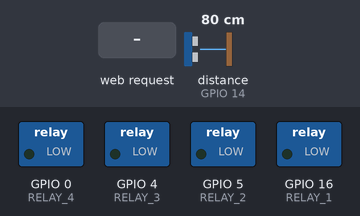
The sketch below on a simulated ESP8266 (NodeMCU). Shown: switched loads named in the sketch (green lamp = pin HIGH). Wiring (inferred from the names in the program): ultrasonic range finder: trigger GPIO 12; echo GPIO 14. The test bench sets the inputs (shaded band); at power-on: distance to the obstacle (sensor on GPIO 14) 80 cm. The echo pulse lasts 58.3 µs per cm; WiFi joins after 1.5 s; servers stay silent unless stated; pins used as bus, display or sensor lines are not drawn; what the sketch prints to the serial monitor is not drawn.

Above: at 2.7 s.
2.8 s: HTTP request GET /1/on received
At 3.2 s:
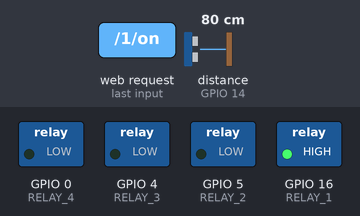
4.3 s: HTTP request GET /2/on received
At 5.5 s:
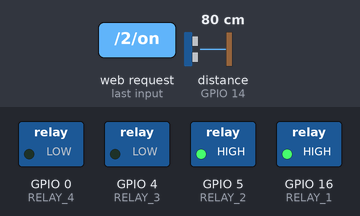
5.8 s: HTTP request GET /1/off received
At 6.8 s:
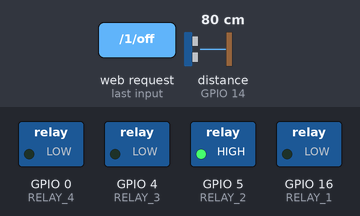
7.3 s: HTTP request GET /3/on received
At 7.8 s:
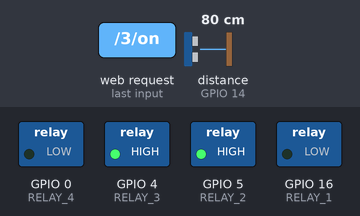
8.8 s: HTTP request GET /2/off received
At 10.0 s:
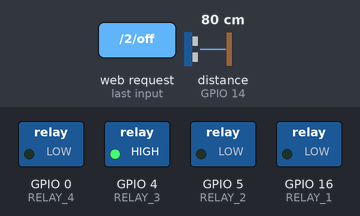
10.3 s: HTTP request GET /4/on received
At 11.2 s:
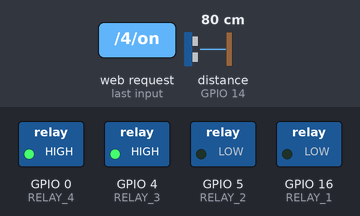
Timing chart, 0 to 12.8 s (numbered marks = the images above; inputs shaded):
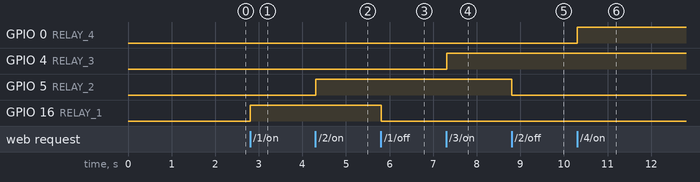

Measured:
- after the input at 2.8 s, GPIO 16 (RELAY_1): LOW → HIGH at once
- after the input at 4.3 s, GPIO 5 (RELAY_2): LOW → HIGH at once
- after the input at 5.8 s, GPIO 16 (RELAY_1): HIGH → LOW at once
- after the input at 7.3 s, GPIO 4 (RELAY_3): LOW → HIGH at once
- after the input at 8.8 s, GPIO 5 (RELAY_2): HIGH → LOW at once
- after the input at 10.3 s, GPIO 0 (RELAY_4): LOW → HIGH at once

The sketch:

sketch_aug13a.ino
```cpp
#include <ESP8266WiFi.h>

const char* ssid     = "Dialog 4G new";
const char* password = "992422505";

WiFiServer server(80);

String header;

String RELAY1_State = "off";
String RELAY2_State = "off";
String RELAY3_State = "off";
String RELAY4_State = "off";

const int RELAY_1 = 16;    //D0
const int RELAY_2 = 5;     //D1
const int RELAY_3 = 4;     //D2
const int RELAY_4 = 0;     //D3
const int trigPin = 12;    //D6
const int echoPin = 14;    //D5
const int buzzer = 13;     //D7

#define SOUND_VELOCITY 0.34
#define CM_TO_INCH 0.393701

long duration;
float distanceCm;
float distanceInch;


unsigned long currentTime = millis();

unsigned long previousTime = 0;

const long timeoutTime = 2000;


void setup() {
  Serial.begin(115200);

  pinMode(RELAY_1, OUTPUT);
  pinMode(RELAY_2, OUTPUT);
  pinMode(RELAY_3, OUTPUT);
  pinMode(RELAY_4, OUTPUT);
  pinMode(trigPin, OUTPUT);
  pinMode(echoPin, INPUT);

  digitalWrite(RELAY_1, LOW);
  digitalWrite(RELAY_2, LOW);
  digitalWrite(RELAY_3, LOW);
  digitalWrite(RELAY_4, LOW);

  Serial.print("Connecting to ");
  Serial.println(ssid);
  WiFi.begin(ssid, password);
  while (WiFi.status() != WL_CONNECTED) {
    delay(500);
    Serial.print(".");
  }

  Serial.println("");
  Serial.println("WiFi connected.");
  Serial.print("IP address : ");
  Serial.println(WiFi.localIP());
  server.begin();
}

void loop(){


  digitalWrite(trigPin, LOW);
  delayMicroseconds(2);
  digitalWrite(trigPin, HIGH);
  delayMicroseconds(10);
  digitalWrite(trigPin, LOW);

  duration = pulseIn(echoPin, HIGH);

  distanceCm = duration * SOUND_VELOCITY/2;

  Serial.print("Distance (cm): ");
  Serial.println(distanceCm);


  if (distanceCm <= 10){
   tone(buzzer,900);
   delay(10);
   noTone(buzzer);
   delay(10);
 }

  WiFiClient client = server.available();

  if (client) {
    Serial.println("New Client");
    String currentLine = "";
    currentTime = millis();
    previousTime = currentTime;
    while (client.connected() && currentTime - previousTime <= timeoutTime) {
      currentTime = millis();
      if (client.available()) {
        char c = client.read();
        Serial.write(c);
        header += c;
        if (c == '\n') {
          if (currentLine.length() == 0) {
            client.println("HTTP/1.1 200 OK");
            client.println("Content-type:text/html");
            client.println("Connection: close");
            client.println();


            if (header.indexOf("GET /1/on") >= 0) {
              Serial.println("RELAY 1 on");
              RELAY1_State = "on";
              digitalWrite(RELAY_1, HIGH);
            } else if (header.indexOf("GET /1/off") >= 0) {
              Serial.println("RELAY 1 off");
              RELAY1_State = "off";
              digitalWrite(RELAY_1, LOW);
            } else if (header.indexOf("GET /2/on") >= 0) {
              Serial.println("RELAY 2 on");
              RELAY2_State = "on";
              digitalWrite(RELAY_2, HIGH);
            } else if (header.indexOf("GET /2/off") >= 0) {
              Serial.println("RELAY 2 off");
              RELAY2_State = "off";
              digitalWrite(RELAY_2, LOW);
            } else if (header.indexOf("GET /3/on") >= 0) {
              Serial.println("RELAY 3 on");
              RELAY3_State = "on";
              digitalWrite(RELAY_3, HIGH);
            } else if (header.indexOf("GET /3/off") >= 0) {
              Serial.println("RELAY 3 off");
              RELAY3_State = "off";
              digitalWrite(RELAY_3, LOW);
            } else if (header.indexOf("GET /4/on") >= 0) {
              Serial.println("RELAY 4 on");
              RELAY4_State = "on";
              digitalWrite(RELAY_4, HIGH);
            } else if (header.indexOf("GET /4/off") >= 0) {
              Serial.println("RELAY 4 off");
              RELAY4_State = "off";
              digitalWrite(RELAY_4, LOW);
            }


            // Display the HTML web page
            client.println("<!DOCTYPE html><html>");
            client.println("<head><meta name=\"viewport\" content=\"width=device-width, initial-scale=1\">");
            client.println("<link rel=\"icon\" href=\"data:,\">");
            client.println("<style>html { font-family: Helvetica; display: inline-block; margin: 0px auto; text-align: center;}");
            client.println(".head { position: fixed; left: 0; top: 0; width: 100%; background-color: #34495e; font-size:35px; font-weight: bold; color: white; text-align: center; }");
            client.println(".footer { position: fixed; left: 0; bottom: 0; background-color: #34495e; width: 100%; color: white; text-align: center;}");
            client.println(".button { background-color: #c0392b; border: none; color: white; padding: 16px 40px; width: 150px;");
            client.println("text-decoration: none; font-size: 30px; margin: 2px; cursor: pointer;}");
            client.println(".button2 {background-color: #77878A; width: 150px;}</style></head>");

            // Web Page Heading
            client.println("<div class=\"head\"> <p>SMART MULTIPLUG</p> </div></br></br></br></br></br></br></br>");

            client.println("<h3>PLUG 1</h3>");
            if (RELAY1_State=="off") {
              client.println("<p><a href=\"/1/on\"><button class=\"button button2\">OFF</button></a></p>");
            } else {
              client.println("<p><a href=\"/1/off\"><button class=\"button\">ON </button></a></p>");
            }

            client.println("<h3> USB </h3>");
            if (RELAY2_State=="off") {
              client.println("<p><a href=\"/2/on\"><button class=\"button button2\">OFF</button></a></p>");
            } else {
              client.println("<p><a href=\"/2/off\"><button class=\"button \">ON </button></a></p>");
            }

            client.println("<h3>PLUG 2</h3>");
            if (RELAY3_State=="off") {
              client.println("<p><a href=\"/3/on\"><button class=\"button button2\">OFF</button></a></p>");
            } else {
              client.println("<p><a href=\"/3/off\"><button class=\"button\">ON </button></a></p>");
            }

            client.println("<h3>ULTRASONIC SENSOR</h3>");
            if (RELAY4_State=="off") {
              client.println("<p><a href=\"/4/on\"><button class=\"button button2\">OFF</button></a></p>");
            } else {
              client.println("<p><a href=\"/4/off\"><button class=\"button \">ON </button></a></p>");
            }

            client.println("</body></html>");
            client.println();
            break;
          } else {
            currentLine = "";
          }
        } else if (c != '\r') {
          currentLine += c;
        }
      }
    }

    header = "";

    client.stop();
    Serial.println("Client disconnected.");
    Serial.println("");
  }

}
```
